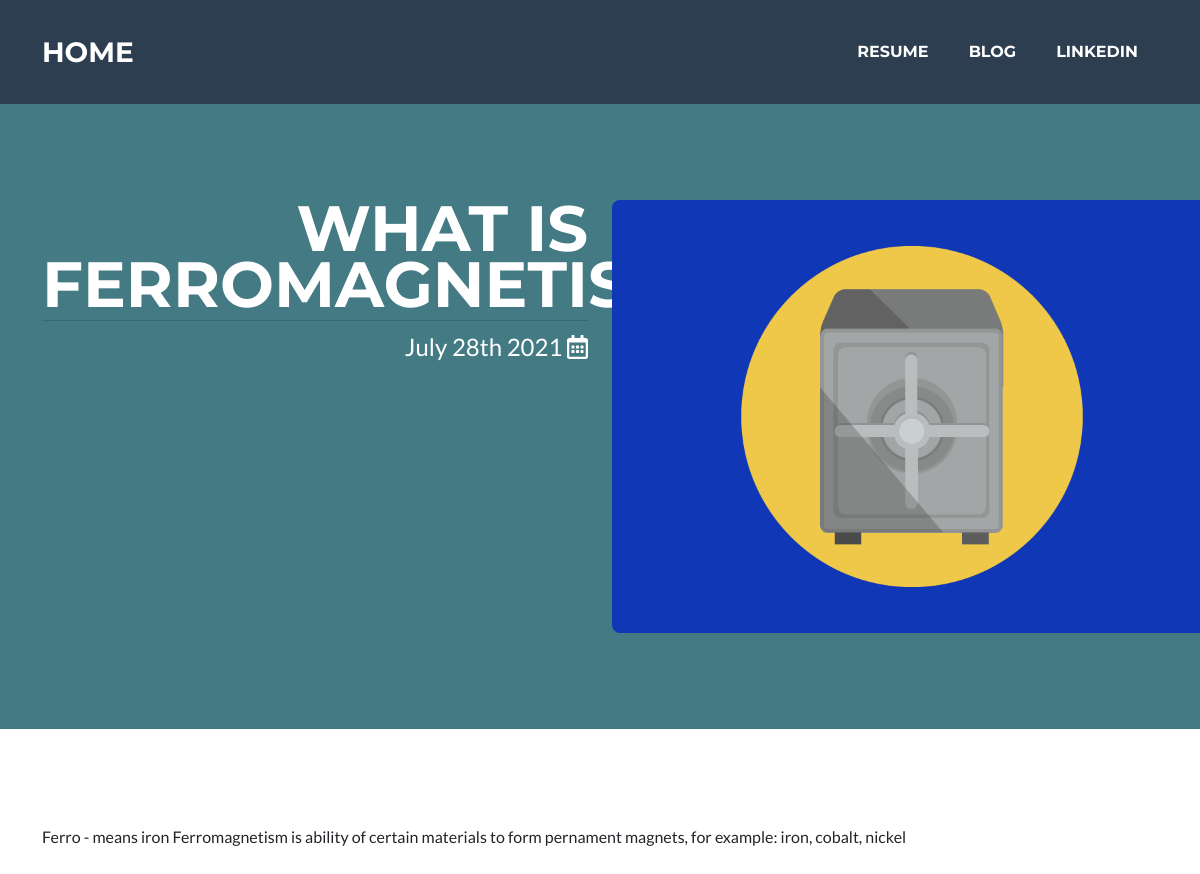
Screenshot of /blog/33/ with the database file from the repository.
### blog/models.py (models this page shows, shortened)
class Blog(models.Model):  # only properties in models class need migrations. function do not
    title = models.CharField(max_length=200)
    date = models.DateField(auto_now=True)
    text = models.TextField()
    image = models.ImageField(upload_to='blog/images/', blank=True)

### blog/views.py (the view)
# urls.py: path('<int:blog_id>/', views.detail, name='detail'),
def detail(request, blog_id):
    blog = get_object_or_404(Blog, pk=blog_id)
    return render(request, 'blog/detail.html', {'blog': blog})

### blog/templates/blog/detail.html
{% extends 'portfolio/base.html' %}
{% block content %}
<header class="masthead bg-primary text-white">
    <div class="container">
        <div class="row">
            <div class="col-lg-6 text-end">
                <h1 class="masthead-heading text-uppercase">{{ blog.title }}</h1>
                <div class="dropdown-divider"></div>
                <p class="masthead-subheading font-weight-light mb-0">{{ blog.date|date:'F jS Y' }}
                    <i class="far fa-calendar-alt"></i>
                </p>
            </div>
            <div class="col-lg-6">
                {% if blog.image %}
                <img class=" rounded" width="600" src="{{ blog.image.url }}">
                {% endif %}
            </div>
        </div>
    </div>
</header>
<body>
<section class="page-section">
    <div class="container">
        <p class="text-body">{{ blog.text|safe }}</p>
    </div>
</section>
</body>
{% endblock %}

### rows the page displays
Blog: title "WHAT IS FERROMAGNETISM?", date "July 28th 2021", image (picture), text "Ferro - means iron Ferromagnetism is ability of certain materials to form pernament magnets, for example: iron, cobalt, nickel"
